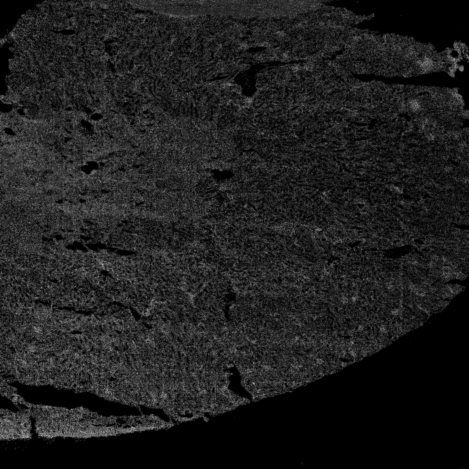
#> input picture CountsToAnndata/test_files/images_testrun/align/37_46_align-Scene-06_c1.tif, 469 x 469 px
$ python -i segment.py   (imports and definitions only)
#> lines starting #> are read from the running program, lines starting #| are printed output that depends on the picture; after the words box and inside, x2 and y2 are one past the last pixel; in counts of white or black regions, pixels touching at a corner belong together
#> further down, picture is the input picture: shape (469, 469, 3); min 0, max 168, mean 30.9
### xdbit_funcs/calculations/contours.py
import cv2
import math
import numpy as np
from scipy import stats
import pandas as pd

def centroid(contour):
    '''
    Calculate the centroid of a contour.
    '''
    # calculate moments
    M = cv2.moments(contour)

    # calculate coordinates of centroid
    cx = int(M['m10']/M['m00'])
    cy = int(M['m01']/M['m00'])

    return cx, cy

def circularity(contour, area=None, peri=None):
    '''
    Calculate circularity of contour using following equation:
    circularity = 4pi(area/perimeter^2)
    '''
    if area is None:
        area = cv2.contourArea(contour)
    if peri is None:
        peri = cv2.arcLength(contour, True)

    circularity = 4 * math.pi * (area / peri**2)
    return circularity

# [6 lines left out: function distance_weight, not called in this run]

### xdbit_funcs/images/segment.py
import cv2
import numpy as np
from ..calculations.contours import circularity, centroid
import pandas as pd
import math
from tqdm import tqdm

def segment_vessels(img, threshold_ratio=0.01, exclude_edge=True, min_points=20, min_diameter=0,
    min_circularity=0.2, scale=None, return_raw=False):
    '''
    Segment vessels or other structures that are defined by no or background signal.
    '''
#> called with threshold_ratio = 0.01, exclude_edge = True, min_points = 20, min_diameter = 0, min_circularity = 0.2, return_raw = False

    # check if data should be filtered
    do_filtering = False
    if (min_diameter > 0) or (min_circularity > 0):
        do_filtering=True

    # thresholding of background
    t = round(img.max() * threshold_ratio)
#> t = 2

    # [8 lines of commented-out code are left out]

    if len(img.shape) == 3:
        print("Convert image to grayscale...")
        img = cv2.cvtColor(img, cv2.COLOR_BGR2GRAY)

    # segment section
    #signal = img >= t
    #signal = signal.astype(np.uint8) * 255
    signal = cv2.adaptiveThreshold(img,255,cv2.ADAPTIVE_THRESH_GAUSSIAN_C,cv2.THRESH_BINARY_INV,11,2)
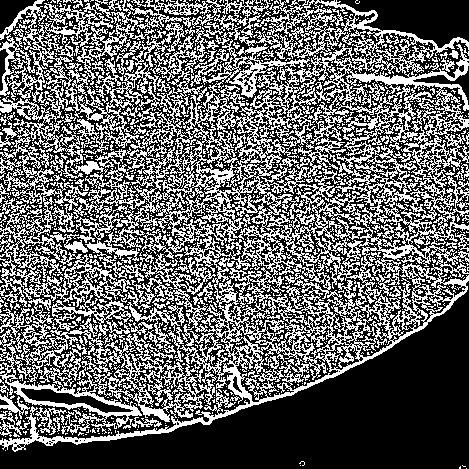
#> signal: shape (469, 469); 39.9% white in thin lines or dots
    signal = cv2.medianBlur(signal, 19, 0)
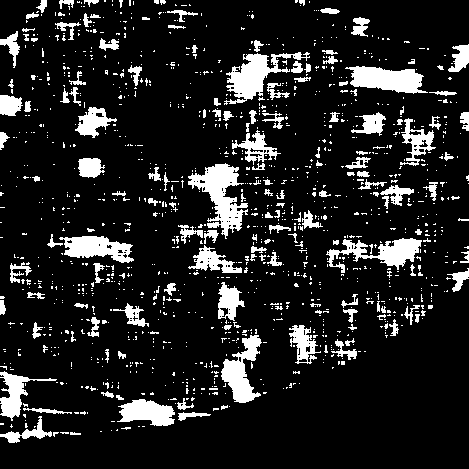
#> signal: shape (469, 469); 13.4% white; 1281 white regions (1128 under 20 px), largest, box (x1, y1, x2, y2) and area: (188, 163, 248, 239) 1935, (224, 52, 310, 105) 1623, (345, 66, 428, 94) 1469
    signal = cv2.morphologyEx(signal, cv2.MORPH_CLOSE, np.ones((9,9),np.uint8))
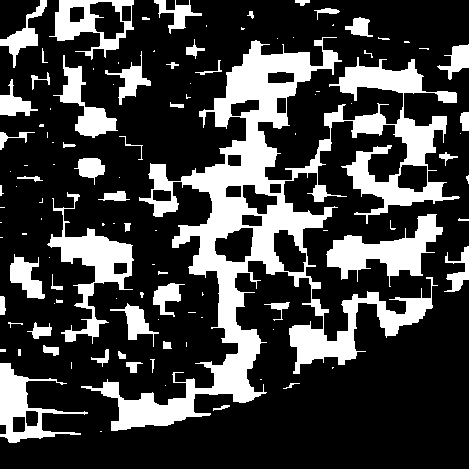
#> signal: shape (469, 469); 25.2% white; 111 white regions (56 under 20 px)
    sections, _ = cv2.findContours(signal, cv2.RETR_EXTERNAL, cv2.CHAIN_APPROX_SIMPLE)
#> sections = 111 contours, 70 with area under 20; largest, box (x1, y1, x2, y2) and area: (81, 37, 460, 431) 35440, (47, 192, 134, 344) 3200, (326, 214, 443, 287) 3167, (49, 0, 134, 60) 2905, (0, 363, 88, 443) 2398

    if len(sections) > 1:
        # remove sections that are too small
        section_areas = [cv2.contourArea(cnt) for cnt in sections]
#> section_areas = 111 values, max 35440 at index 98, min 0 at index 0, mean 503.9
        area_threshold = np.max(section_areas) * 0.05 # 5% of the biggest section
#> area_threshold = 1772
        sections = [s for s, a in zip(sections, section_areas) if a > area_threshold]
#> sections = 5 contours; box (x1, y1, x2, y2) and area: (81, 37, 460, 431) 35440, (47, 192, 134, 344) 3200, (326, 214, 443, 287) 3167, (49, 0, 134, 60) 2905, (0, 363, 88, 443) 2398

    # segment background structures
    #structures = img <= t
    #structures = structures.astype(np.uint8) * 255
    structures = cv2.adaptiveThreshold(img,255,cv2.ADAPTIVE_THRESH_GAUSSIAN_C,cv2.THRESH_BINARY,11,2)
#> structures: shape (469, 469); 60.1% white; black in thin lines or dots
    structures = cv2.medianBlur(structures, 19, 0)
#> structures: shape (469, 469); 86.6% white; 1281 black regions (1128 under 20 px)
    structures, _ = cv2.findContours(structures, cv2.RETR_LIST, cv2.CHAIN_APPROX_SIMPLE)
#> structures = 1376 contours, 1179 with area under 20; largest, box (x1, y1, x2, y2) and area: (0, 0, 469, 469) 215230, (187, 162, 249, 240) 2206, (223, 51, 311, 106) 1870, (325, 237, 423, 274) 1590, (344, 65, 429, 95) 1576

    # check which of the segmented structures are actually inside the sections and therefore potential vessels
    in_section = []
    for section in sections:
        in_section.append([np.all(np.array([cv2.pointPolygonTest(section, tuple(map(int, p[0])), False) for p in s]) > 0) for s in structures])
#> this loop made 5 passes
#> after the loop, in_section = 5 items

    # check which structures are inside any of the sections and filter
    in_section = np.array(in_section).any(axis=0)
    vessels = [v for v, i in zip(structures, in_section) if i]
#> vessels = 322 contours, 299 with area under 20; largest, box (x1, y1, x2, y2) and area: (203, 229, 220, 245) 142, (268, 224, 292, 235) 118, (266, 251, 283, 267) 118, (290, 60, 304, 74) 114, (250, 245, 268, 254) 88

    if min_points is not None:
        # filter out contours with less than three points
        vessels = [cnt for cnt in vessels if len(cnt) >= min_points]
#> vessels = 8 contours; box (x1, y1, x2, y2) and area: (203, 229, 220, 245) 142, (268, 224, 292, 235) 118, (266, 251, 283, 267) 118, (290, 60, 304, 74) 114, (250, 245, 268, 254) 88, (248, 109, 258, 125) 82, (82, 12, 93, 28) 80, (263, 188, 274, 197) 48

    # calculate area, perimeter and circularity of contours
    areas = np.array([cv2.contourArea(cnt) for cnt in vessels])
#> areas = [117.5, 87.5, 141.5, 118.5, 47.5, 82, 114, 79.5]
    peris = np.array([cv2.arcLength(cnt, True) for cnt in vessels])
#> peris = [63.7, 54.87, 78.18, 73.7, 38.87, 44.63, 55.46, 48.04]
    circs = np.array([circularity(cnt, area=areas[i], peri=peris[i]) for i, cnt in enumerate(vessels)])
#> in circularity, `circularity = 4 * math.pi * (area / peri**2)`: circularity = 0.364
#> circs = [0.364, 0.365, 0.291, 0.274, 0.395, 0.517, 0.466, 0.433]
    avg_dia = np.array([np.sqrt(area / math.pi) * 2 for area in areas])
#> avg_dia = [12.23, 10.56, 13.42, 12.28, 7.78, 10.22, 12.05, 10.06]
    centroids = np.array([centroid(cnt) for cnt in vessels])
#> in centroid, `M = cv2.moments(contour)`: M = moments, m00 117.5, centre m10/m00, m01/m00 = (274.1, 260.1)
#> in centroid, `cx = int(M['m10']/M['m00'])`: cx = 274
#> in centroid, `cy = int(M['m01']/M['m00'])`: cy = 260
#> centroids = [[274, 260], [257, 249], [210, 235], [277, 227], [267, 192], [252, 116], [296, 67], [86, 20]]

    # save everything in dataframe
    df = pd.DataFrame({
        "contour": vessels,
        "area": areas,
        "perimeter": peris,
        "circularity": circs,
        "avg_dia": avg_dia,
        "centroid_x": centroids[:, 0],
        "centroid_y": centroids[:, 1]
    })
#> df = table of 8 rows and 7 columns

    if do_filtering:
        # save unfiltered version
        df_raw = df.copy()
#> df_raw = table of 8 rows and 7 columns

        if scale is not None:
            # convert pixel into µm
            min_diameter *= scale

        # calculate area from diameter
        #min_area = math.pi * (min_diameter / 2)**2

        # filter dataframe by area
        #df.query('area >= {}'.format(min_area), inplace=True)
        df.query('avg_dia >= {}'.format(min_diameter), inplace=True)

        df.query('circularity >= {}'.format(min_circularity), inplace=True)
    else:
        df_raw = None

    img_with_contours = img.copy()
    for cnt in df['contour'].values:
        cv2.drawContours(img_with_contours,[cnt],0,255,4)
#> this loop made 8 passes
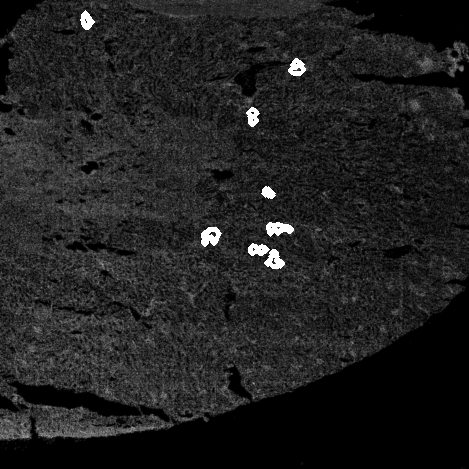
#> img_with_contours: shape (469, 469); min 0, max 255, mean 32.6

    if return_raw:
        return df, img_with_contours, df_raw
    else:
        return df, img_with_contours


# [76 lines left out: functions segment_vessels_from_adata, filter_edge_contours, not called in this run]

>>> import cv2
>>> picture = cv2.imread('../../CountsToAnndata/test_files/images_testrun/align/37_46_align-Scene-06_c1.tif')
>>> result = segment_vessels(picture)
